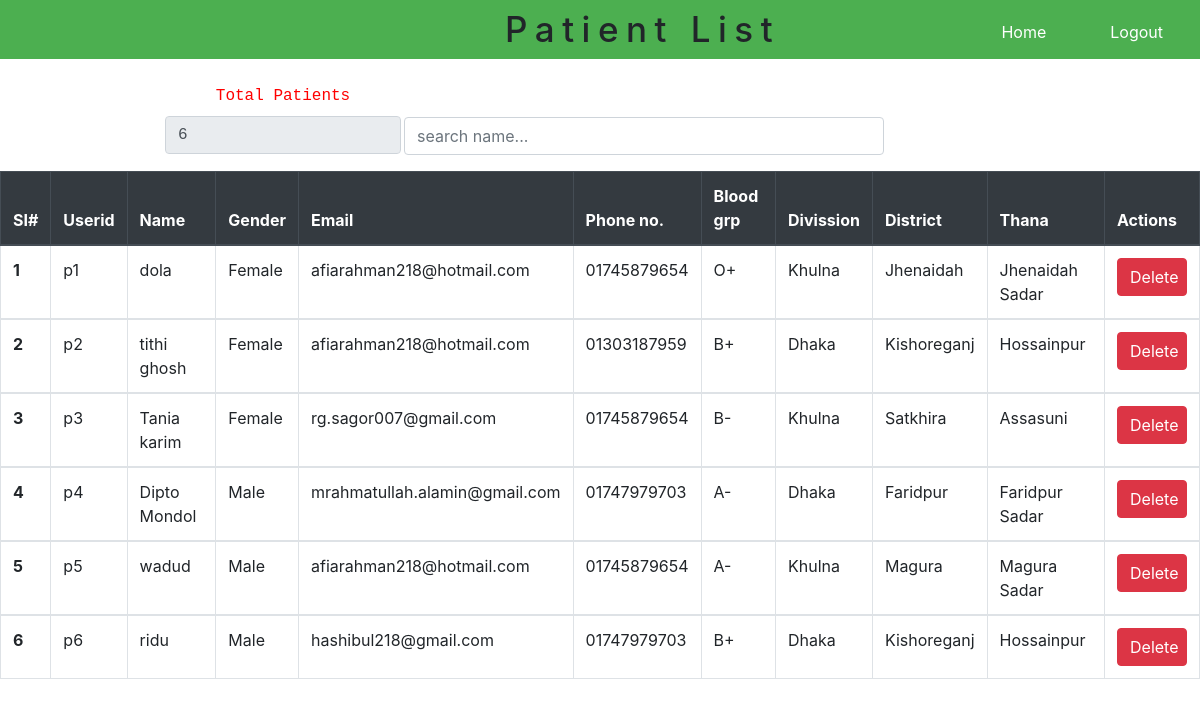
Page /view/AdminPatientList.php (signed in) on the committed database.
### tables this page shows
CREATE TABLE `patients` (
  `id` int(100) NOT NULL,
  `userid` varchar(100) NOT NULL,
  `username` varchar(50) NOT NULL,
  `gender` varchar(11) NOT NULL,
  `email` varchar(50) NOT NULL,
  `phonenumber` varchar(11) NOT NULL,
  `dob` varchar(20) NOT NULL,
  `bloodgroup` varchar(11) NOT NULL,
  `divission` varchar(20) NOT NULL,
  `district` varchar(20) NOT NULL,
  `thana` varchar(20) NOT NULL
);

### model/db_connect.php (called while the page is built, shortened)
<?php
	$servername="localhost";
	$username="root";
	$password="";
	$databasename="online_clinic";
	function getdata ($query)
	{
		global $servername;
		global $username;
		global $password;
		global $databasename;
		$data=array();
		$conn=mysqli_connect($servername,$username,$password,$databasename);
		$result=mysqli_query($conn,$query);
		if (mysqli_num_rows($result)>0) {
			while ($rows=mysqli_fetch_assoc($result)) {
				$entity=array();
				foreach ($rows as $key => $value) {
					$entity[$key]=$rows[$key];
				}
				$data[]=$entity;
			}
		}
		return $data;
	}
?>

### control/AdminControl.php (called while the page is built, shortened)
<?php
	include '../model/db_connect.php';
function patientsdata()
{
	$pquery="SELECT * FROM patients";
	$presults=getdata($pquery);
	return $presults;
}
?>

### view/AdminPatientList.php (the view, shortened to what this page needs)
<?php
	include '../control/AdminControl.php';
	include 'CSS/bootstrap.php';
	$id=0;
	$patients=patientsdata();
	$count=count($patients);
?>
<html>
	<head>
		<link rel="stylesheet"type="text/css"href="CSS/admincliniclist.css">
	</head>
	<body>
		<div class="div1">
			<label class="h2">Patient List</label>
			<button class="adminbtn"onclick="window.location='../control/LogoutControl.php'">Logout</button>
			<button type="button"class="adminbtn"onclick="window.location='AdminHomePage.php'">Home</button>
		</div>
		<div class="search">
			<div class="input-group mb-3">
				<input type="text" class="form-control" placeholder="search name..." id="search_input" onkeyup="search()">
			</div>
			<div class="totalclinic">
					<label>Total Patients</label>
					<input class="form-control" type="text" value="<?php echo $count ?>" readonly>
			</div>
		</div>
		<div class="table">
			<table class="table table-hover table-bordered " id="patient_table">
				<thead>
				    <tr class="thead-dark">
						<th scope="col">SI#</th>
						<th scope="col">Userid</th>
						<th scope="col">Name</th>
						<th scope="col">Gender</th>
						<th scope="col">Email</th>
						<th scope="col">Phone no.</th>
						<th scope="col">Blood grp</th>
						<th scope="col">Divission</th>
						<th scope="col">District</th>
						<th scope="col">Thana</th>
						<th scope="col">Actions</th>
				    </tr>
				</thead>
				<?php foreach ($patients as $patient) { $id++;?>
					<tbody>
					    <tr>
					    	<th><?php echo $id; ?></th>
							<td><?php echo $patient["userid"]; ?></td>
							<td><?php echo $patient["username"]; ?></td>
							<td><?php echo $patient["gender"]; ?></td>
							<td><?php echo $patient["email"]; ?></td>
							<td><?php echo $patient["phonenumber"]; ?></td>
							<td><?php echo $patient["bloodgroup"]; ?></td>
							<td><?php echo $patient["divission"]; ?></td>
							<td><?php echo $patient["district"]; ?></td>
							<td><?php echo $patient["thana"]; ?></td>
							<td>
								<a href="../control/AdminControl.php?pdeleteid=<?php echo $patient['userid'] ?>" class="btn btn-danger float-right"style="width: 70px" onclick="return confirm ('Are you sure to delete?');">Delete</a>
							</td>
					    </tr>
					</tbody>
				<?php } ?>
			</table>
		</div>
	</body>
</html>

### view/CSS/bootstrap.php (shortened to what this page needs)
<!DOCTYPE html>
<html>
<head>
	<link rel="stylesheet" href="https://stackpath.bootstrapcdn.com/bootstrap/4.4.1/css/bootstrap.min.css">
	<link rel="stylesheet" href="https://cdnjs.cloudflare.com/ajax/libs/font-awesome/4.7.0/css/font-awesome.min.css">
</head>
<body>
</body>
</html>

### view/CSS/admincliniclist.css (style rules this page uses)
* { margin:0; padding:0; }
.div1 { background-color: #4CAF50; padding: 5px; }
.h2 { font-size: 35px; line-height: 1.4; letter-spacing: 7.5px; margin: 0px 0px 0px 500px; }
.adminbtn { float: right; background-color: #4CAF50; font-family: inherit; text-align: center; border: none; color: white; padding: 15px 32px; cursor: pointer; font-size: 16px; text-decoration: none; display: inline-block; }
.table { width: 100%; margin: 49px 0px 0px 0px; }
.search { width: 40%; float: left; margin: 58px 0px 0px 404px; }
.totalclinic { float: left; margin: -87px 0px 0px -239px; font-size: 16px; font-family: monospace; color: red; text-align: center; }

### rows in the picture
patients: userid "p1", username "dola", gender "Female", email "afiarahman218@hotmail.com", phonenumber "01745879654", bloodgroup "O+", divission "Khulna", district "Jhenaidah", thana "Jhenaidah Sadar"
patients: userid "p2", username "tithi ghosh", gender "Female", email "afiarahman218@hotmail.com", phonenumber "01303187959", bloodgroup "B+", divission "Dhaka", district "Kishoreganj", thana "Hossainpur"
patients: userid "p3", username "Tania karim", gender "Female", email "rg.sagor007@gmail.com", phonenumber "01745879654", bloodgroup "B-", divission "Khulna", district "Satkhira", thana "Assasuni"
patients: userid "p4", username "Dipto Mondol", gender "Male", email "mrahmatullah.alamin@gmail.com", phonenumber "01747979703", bloodgroup "A-", divission "Dhaka", district "Faridpur", thana "Faridpur Sadar"
patients: userid "p5", username "wadud", gender "Male", email "afiarahman218@hotmail.com", phonenumber "01745879654", bloodgroup "A-", divission "Khulna", district "Magura", thana "Magura Sadar"
patients: userid "p6", username "ridu", gender "Male", email "hashibul218@gmail.com", phonenumber "01747979703", bloodgroup "B+", divission "Dhaka", district "Kishoreganj", thana "Hossainpur"
